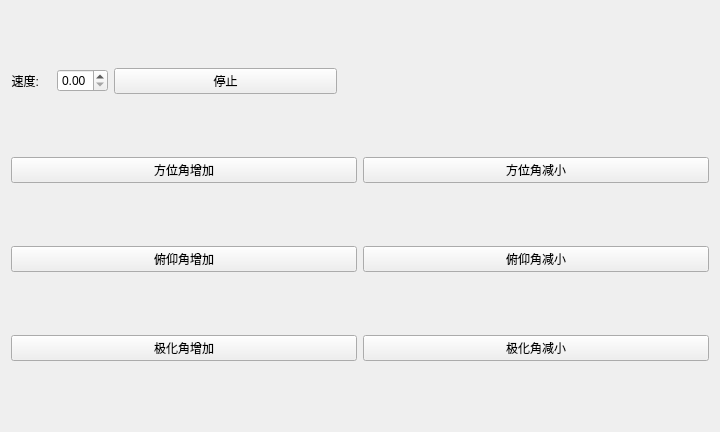
<?xml version="1.0" encoding="UTF-8"?>
<ui version="4.0">
 <class>Man_S</class>
 <widget class="QWidget" name="Man_S">
  <property name="geometry">
   <rect>
    <x>0</x>
    <y>0</y>
    <width>720</width>
    <height>432</height>
   </rect>
  </property>
  <property name="windowTitle">
   <string>Form</string>
  </property>
  <layout class="QGridLayout" name="gridLayout">
   <item row="0" column="0">
    <layout class="QHBoxLayout" name="horizontalLayout" stretch="0,0,3,5">
     <item>
      <widget class="QLabel" name="label">
       <property name="text">
        <string>速度:　</string>
       </property>
       <property name="alignment">
        <set>Qt::AlignRight|Qt::AlignTrailing|Qt::AlignVCenter</set>
       </property>
      </widget>
     </item>
     <item>
      <widget class="QDoubleSpinBox" name="doubleSpinBox">
       <property name="maximum">
        <double>6.000000000000000</double>
       </property>
       <property name="singleStep">
        <double>0.100000000000000</double>
       </property>
      </widget>
     </item>
     <item>
      <widget class="QPushButton" name="pushButton">
       <property name="text">
        <string>停止</string>
       </property>
      </widget>
     </item>
     <item>
      <spacer name="horizontalSpacer">
       <property name="orientation">
        <enum>Qt::Horizontal</enum>
       </property>
       <property name="sizeHint" stdset="0">
        <size>
         <width>40</width>
         <height>20</height>
        </size>
       </property>
      </spacer>
     </item>
    </layout>
   </item>
   <item row="1" column="0">
    <layout class="QHBoxLayout" name="horizontalLayout_2">
     <item>
      <widget class="QPushButton" name="pushButton_2">
       <property name="text">
        <string>方位角增加</string>
       </property>
      </widget>
     </item>
     <item>
      <widget class="QPushButton" name="pushButton_3">
       <property name="text">
        <string>方位角减小</string>
       </property>
       <property name="iconSize">
        <size>
         <width>16</width>
         <height>16</height>
        </size>
       </property>
      </widget>
     </item>
    </layout>
   </item>
   <item row="2" column="0">
    <layout class="QHBoxLayout" name="horizontalLayout_7" stretch="1">
     <item>
      <layout class="QHBoxLayout" name="horizontalLayout_3">
       <item>
        <widget class="QPushButton" name="pushButton_4">
         <property name="text">
          <string>俯仰角增加</string>
         </property>
        </widget>
       </item>
       <item>
        <widget class="QPushButton" name="pushButton_5">
         <property name="text">
          <string>俯仰角减小</string>
         </property>
        </widget>
       </item>
      </layout>
     </item>
    </layout>
   </item>
   <item row="3" column="0">
    <layout class="QHBoxLayout" name="horizontalLayout_8" stretch="1">
     <item>
      <layout class="QHBoxLayout" name="horizontalLayout_4">
       <item>
        <widget class="QPushButton" name="pushButton_6">
         <property name="text">
          <string>极化角增加</string>
         </property>
        </widget>
       </item>
       <item>
        <widget class="QPushButton" name="pushButton_7">
         <property name="text">
          <string>极化角减小</string>
         </property>
        </widget>
       </item>
      </layout>
     </item>
    </layout>
   </item>
  </layout>
 </widget>
 <resources/>
 <connections/>
</ui>
